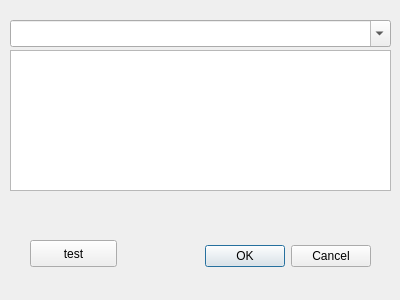
<?xml version="1.0" encoding="UTF-8"?>
<ui version="4.0">
 <class>test</class>
 <widget class="QDialog" name="test">
  <property name="geometry">
   <rect>
    <x>0</x>
    <y>0</y>
    <width>400</width>
    <height>300</height>
   </rect>
  </property>
  <property name="windowTitle">
   <string>test</string>
  </property>
  <widget class="QDialogButtonBox" name="buttonBox">
   <property name="geometry">
    <rect>
     <x>30</x>
     <y>240</y>
     <width>341</width>
     <height>32</height>
    </rect>
   </property>
   <property name="orientation">
    <enum>Qt::Horizontal</enum>
   </property>
   <property name="standardButtons">
    <set>QDialogButtonBox::Cancel|QDialogButtonBox::Ok</set>
   </property>
  </widget>
  <widget class="QComboBox" name="cbxProprio">
   <property name="geometry">
    <rect>
     <x>10</x>
     <y>20</y>
     <width>381</width>
     <height>27</height>
    </rect>
   </property>
   <property name="editable">
    <bool>true</bool>
   </property>
  </widget>
  <widget class="QPushButton" name="btnTest">
   <property name="geometry">
    <rect>
     <x>30</x>
     <y>240</y>
     <width>87</width>
     <height>27</height>
    </rect>
   </property>
   <property name="text">
    <string>test</string>
   </property>
   <property name="checkable">
    <bool>false</bool>
   </property>
  </widget>
  <widget class="QListWidget" name="lwgResult">
   <property name="geometry">
    <rect>
     <x>10</x>
     <y>50</y>
     <width>381</width>
     <height>141</height>
    </rect>
   </property>
  </widget>
 </widget>
 <resources/>
 <connections>
  <connection>
   <sender>buttonBox</sender>
   <signal>accepted()</signal>
   <receiver>test</receiver>
   <slot>accept()</slot>
   <hints>
    <hint type="sourcelabel">
     <x>248</x>
     <y>254</y>
    </hint>
    <hint type="destinationlabel">
     <x>157</x>
     <y>274</y>
    </hint>
   </hints>
  </connection>
  <connection>
   <sender>buttonBox</sender>
   <signal>rejected()</signal>
   <receiver>test</receiver>
   <slot>reject()</slot>
   <hints>
    <hint type="sourcelabel">
     <x>316</x>
     <y>260</y>
    </hint>
    <hint type="destinationlabel">
     <x>286</x>
     <y>274</y>
    </hint>
   </hints>
  </connection>
 </connections>
</ui>
